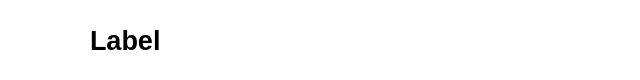
<?xml version="1.0" encoding="UTF-8"?>
<ui version="4.0">
 <class>ArtworkMenuListItem</class>
 <widget class="QWidget" name="ArtworkMenuListItem">
  <property name="geometry">
   <rect>
    <x>0</x>
    <y>0</y>
    <width>640</width>
    <height>80</height>
   </rect>
  </property>
  <property name="sizePolicy">
   <sizepolicy hsizetype="Preferred" vsizetype="Minimum">
    <horstretch>0</horstretch>
    <verstretch>0</verstretch>
   </sizepolicy>
  </property>
  <property name="minimumSize">
   <size>
    <width>0</width>
    <height>80</height>
   </size>
  </property>
  <property name="maximumSize">
   <size>
    <width>16777215</width>
    <height>80</height>
   </size>
  </property>
  <property name="windowTitle">
   <string>Form</string>
  </property>
  <property name="styleSheet">
   <string notr="true">background: transparent; border: none;</string>
  </property>
  <layout class="QHBoxLayout" name="horizontalLayout">
   <property name="spacing">
    <number>10</number>
   </property>
   <property name="leftMargin">
    <number>0</number>
   </property>
   <property name="topMargin">
    <number>0</number>
   </property>
   <property name="rightMargin">
    <number>0</number>
   </property>
   <property name="bottomMargin">
    <number>0</number>
   </property>
   <item>
    <widget class="QLabel" name="CoverArt">
     <property name="sizePolicy">
      <sizepolicy hsizetype="Minimum" vsizetype="Minimum">
       <horstretch>0</horstretch>
       <verstretch>0</verstretch>
      </sizepolicy>
     </property>
     <property name="minimumSize">
      <size>
       <width>80</width>
       <height>80</height>
      </size>
     </property>
     <property name="maximumSize">
      <size>
       <width>80</width>
       <height>80</height>
      </size>
     </property>
     <property name="text">
      <string/>
     </property>
     <property name="pixmap">
      <pixmap resource="../assets.qrc">:/app/assets/cover.png</pixmap>
     </property>
     <property name="scaledContents">
      <bool>true</bool>
     </property>
     <property name="alignment">
      <set>Qt::AlignCenter</set>
     </property>
    </widget>
   </item>
   <item>
    <widget class="QLabel" name="HeaderLabel">
     <property name="sizePolicy">
      <sizepolicy hsizetype="Expanding" vsizetype="Minimum">
       <horstretch>0</horstretch>
       <verstretch>0</verstretch>
      </sizepolicy>
     </property>
     <property name="minimumSize">
      <size>
       <width>0</width>
       <height>36</height>
      </size>
     </property>
     <property name="maximumSize">
      <size>
       <width>16777215</width>
       <height>36</height>
      </size>
     </property>
     <property name="font">
      <font>
       <pointsize>20</pointsize>
       <bold>true</bold>
      </font>
     </property>
     <property name="styleSheet">
      <string notr="true">background: transparent;</string>
     </property>
     <property name="text">
      <string>Label</string>
     </property>
    </widget>
   </item>
  </layout>
 </widget>
 <resources>
  <include location="../assets.qrc"/>
 </resources>
 <connections/>
</ui>
